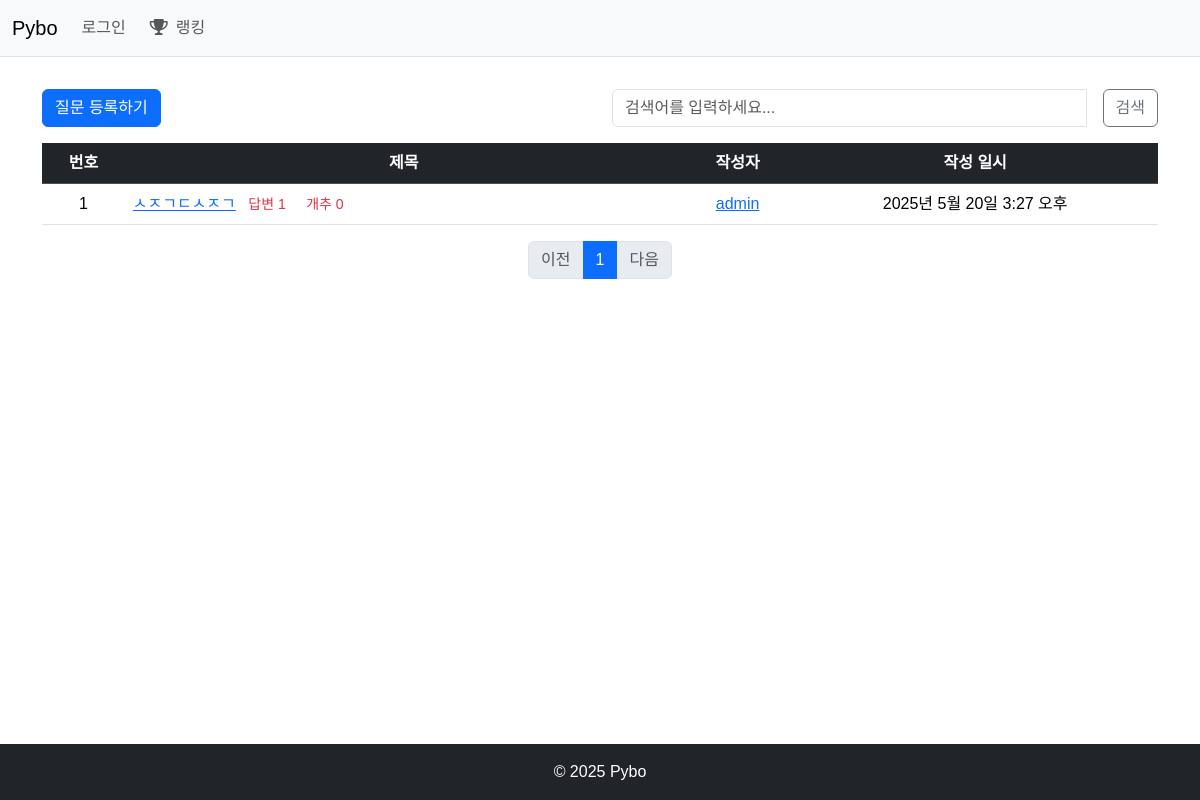
The page /pybo/ on the database as committed earlier.
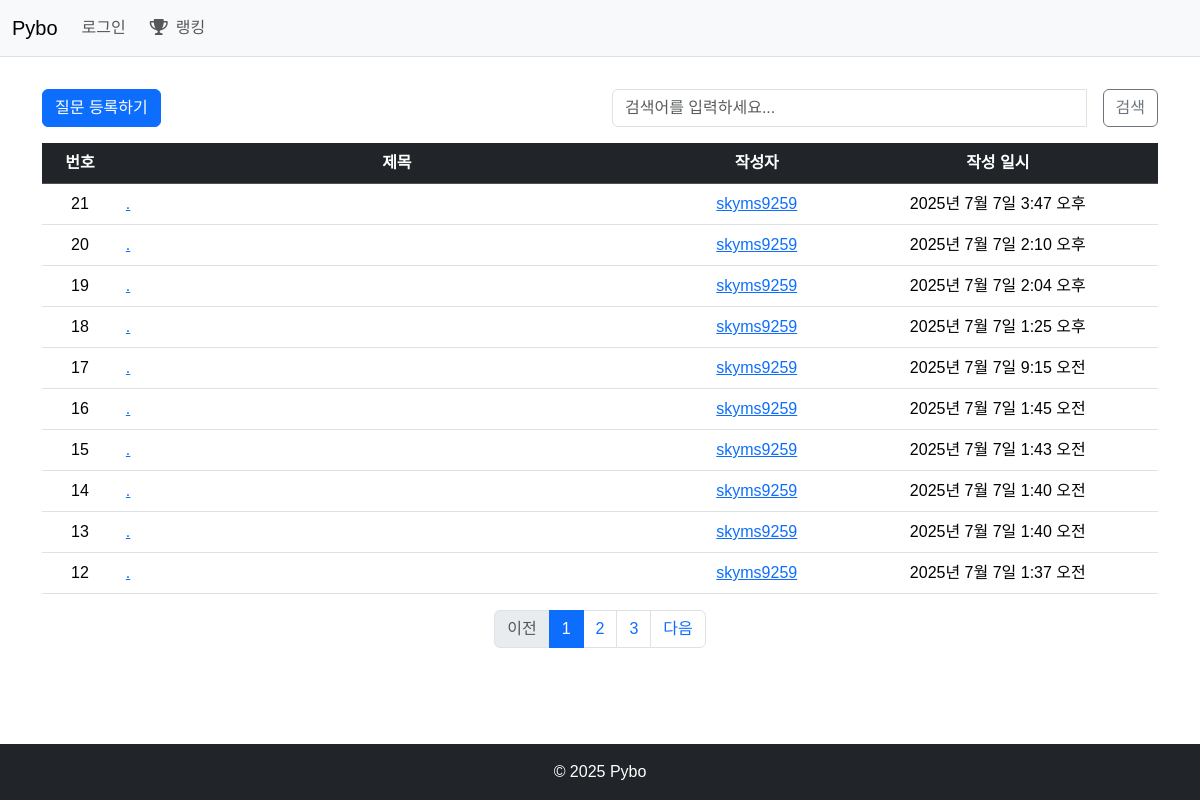
The same page on the database as committed later.
### pybo/models.py (models this page shows, shortened)
class Question(models.Model):
    author = models.ForeignKey(User, on_delete=models.CASCADE, related_name='author_question')
    subject = models.CharField(max_length=200)
    content = models.TextField()
    image = models.ImageField(upload_to="question_images/", null=True, blank=True)
    create_date = models.DateTimeField()
    modify_date = models.DateTimeField(null=True, blank=True)
    voter = models.ManyToManyField(User, related_name='voter_question')
    is_anonymous = models.BooleanField(default=False)
    hashtags = models.ManyToManyField('Hashtag', blank=True, related_name='questions')

### pybo/views/index_views.py (the view, shortened to what this page needs)
# urls.py: path('', index_views.index, name='index'),
def index(request):
    page = request.GET.get('page', '1')
    kw = request.GET.get('kw', '')  # 검색어
    question_list = Question.objects.order_by('-create_date')
    paginator = Paginator(question_list, 10)  # 페이지당 10개
    page_obj = paginator.get_page(page)
    context = {'question_list': page_obj, 'page': page, 'kw': kw}
    return render(request, 'pybo/question_list.html', context)

### pybo/templatetags/pybo_filter.py (called while the page is built)
@register.filter
def sub(value, arg):
    return value - arg

### templates/pybo/question_list.html (shortened to what this page needs)
{% extends 'index.html' %}
{% load pybo_filter %}
{% block content %}
<div class="container my-3">
    <div class="row my-3">
        <div class="col-6">
            <a href="{% url 'pybo:question_create' %}" class="btn btn-primary">질문 등록하기</a>
        </div>
        <div class="col-6">
            <div class="input-group">
                <input type="text" id="search_kw" class="form-control" value="{{ kw|default_if_none:'' }}" placeholder="검색어를 입력하세요...">
                <div class="input-group-append ms-3">
                    <button class="btn btn-outline-secondary" type="button" id="btn_search">검색</button>
                </div>
            </div>
        </div>
    </div>
    <table class="table">
        <thead>
            <tr class="text-center table-dark">
                <th>번호</th>
                <th class="w-50">제목</th>
                <th>작성자</th>
                <th>작성 일시</th>
            </tr>
        </thead>
        <tbody>
            {% if question_list %}
            {% for question in question_list %}
            <tr class="text-center">
                <td>
                    {{ question_list.paginator.count|sub:question_list.start_index|sub:forloop.counter0|add:1 }}
                </td>
                <td class="text-start">
                    <a href="{% url 'pybo:detail' question.id %}">{{ question.subject }}</a>
                    {% if question.answer_set.count > 0 %}
                    <span class="text-danger small mx-2">답변 {{ question.answer_set.count }}</span>
                    <span class="text-danger small mx-2">개추 {{ question.voter.count }}</span>
                    {% endif %}
                </td>
                {% if question.is_anonymous %}
                <td>익명</td>
                {% else %}
                <td><a href="{% url 'pybo:user_profile' username=question.author.username %}">{{ question.author.username }}</a></td>
                {% endif %}
                <td>{{ question.create_date }}</td>
            </tr>
            {% endfor %}
            {% else %}
            <tr>
                <td colspan="4" style="text-align: center;">질문이 없습니다.</td>
            </tr>
            {% endif %}
        </tbody>
    </table>
    <ul class="pagination justify-content-center">
        {% if question_list.has_previous %}
        <li class="page-item">
            <a class="page-link" data-page="{{ question_list.previous_page_number }}"
               href="javascript:void(0)">이전</a>
        </li>
        {% else %}
        <li class="page-item disabled">
            <a class="page-link" tabindex="-1" aria-disabled="true" href="#">이전</a>
        </li>
        {% endif %}
        {% for page_number in question_list.paginator.page_range %}
        {% if page_number >= question_list.number|add:-5 and page_number <= question_list.number|add:5 %}
        {% if page_number == question_list.number %}
        <li class="page-item active" aria-current="page">
            <a class="page-link" data-page="{{ page_number }}"
               href="javascript:void(0)">{{ page_number }}</a>
        </li>
        {% else %}
        <li class="page-item">
            <a class="page-link" data-page="{{ page_number }}"
               href="javascript:void(0)">{{ page_number }}</a>
        </li>
        {% endif %}
        {% endif %}
        {% endfor %}
        {% if question_list.has_next %}
        <li class="page-item">
            <a class="page-link" data-page="{{ question_list.next_page_number }}"
               href="javascript:void(0)">다음</a>
        </li>
        {% else %}
        <li class="page-item disabled">
            <a class="page-link" tabindex="-1" aria-disabled="true" href="#">다음</a>
        </li>
        {% endif %}
    </ul>
</div>
{% endblock content %}

Rows that differ between the two databases and show on the page:
no longer on this page (row unchanged): Question: paginator.count|sub "1", subject "ㅅㅈㄱㄷㅅㅈㄱ", answer_set.count "1", voter.count "0", author.username "admin", create_date "2025년 5월 20일 3:27 오후"
added Question: paginator.count|sub "21", subject ".", author.username "skyms9259", create_date "2025년 7월 7일 3:47 오후"
added Question: paginator.count|sub "20", subject ".", author.username "skyms9259", create_date "2025년 7월 7일 2:10 오후"
added Question: paginator.count|sub "19", subject ".", author.username "skyms9259", create_date "2025년 7월 7일 2:04 오후"
added Question: paginator.count|sub "18", subject ".", author.username "skyms9259", create_date "2025년 7월 7일 1:25 오후"
added Question: paginator.count|sub "17", subject ".", author.username "skyms9259", create_date "2025년 7월 7일 9:15 오전"
added Question: paginator.count|sub "16", subject ".", author.username "skyms9259", create_date "2025년 7월 7일 1:45 오전"
added Question: paginator.count|sub "15", subject ".", author.username "skyms9259", create_date "2025년 7월 7일 1:43 오전"
added Question: paginator.count|sub "14", subject ".", author.username "skyms9259", create_date "2025년 7월 7일 1:40 오전"
added Question: paginator.count|sub "13", subject ".", author.username "skyms9259", create_date "2025년 7월 7일 1:40 오전"
added Question: paginator.count|sub "12", subject ".", author.username "skyms9259", create_date "2025년 7월 7일 1:37 오전"
Other text that changed with them:
new list line: "2"
new list line: "3"
